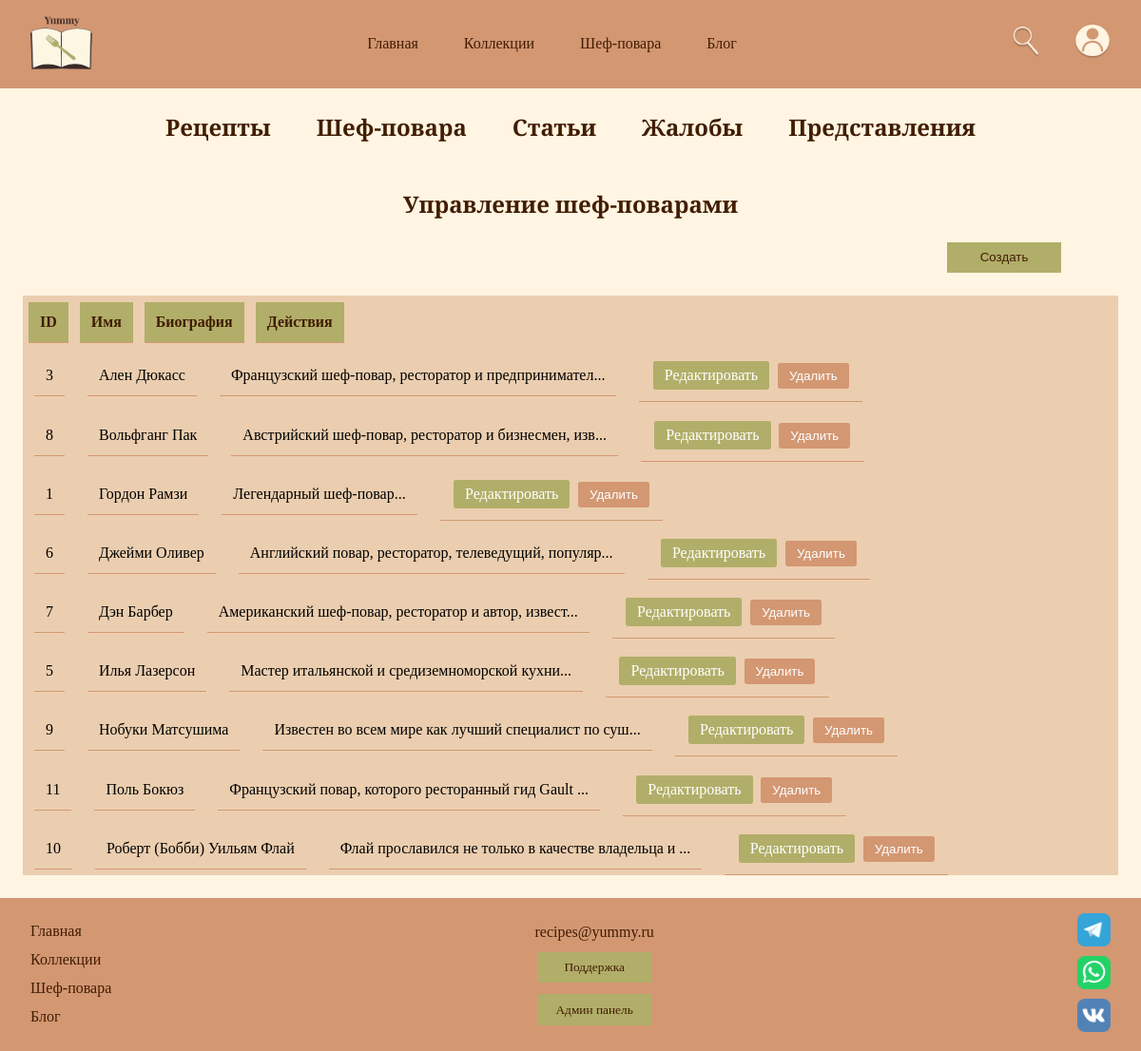
Screenshot of /admin_chefs.php (signed in) with the database file from the repository.
### tables this page shows
CREATE TABLE `chefs` (
  `id_chefs` int(10) UNSIGNED NOT NULL,
  `name` varchar(100) NOT NULL,
  `bio` text DEFAULT NULL,
  `photo_url` varchar(255) DEFAULT NULL
);

### admin_chefs.php (the view, shortened to what this page needs)
<?php
require_once 'config.php';
$chefs = $pdo->query("SELECT * FROM chefs ORDER BY name")->fetchAll();
?>
<!DOCTYPE html>
<html>
<head>
    <link rel="stylesheet" type="text/css" href="style.css">
</head>
<body>
<header>
    <a href="index.php"><img src="img/logo.png" width="65vw"></a>
    <div class="header_center">
        <ul class="header_ul">
            <li class="header_ul_li"><a href="index.php">Главная</a></li>
            <li class="header_ul_li"><a href="list_collection.php">Коллекции</a></li>
            <li class="header_ul_li"><a href="chefs.php">Шеф-повара</a></li>
            <li class="header_ul_li"><a href="blog.php">Блог</a></li>
        </ul>
    </div>
    <div class="header_right">
        <a href="find.php"><img src="img/find.png" width="30vw"></a>
        <a href="account.php"><img src="img/account.png" width="38vw"></a>
    </div>
</header>
<main>
    <div class="account">
        <ul class="account_ul">
            <li class="account_ul_li"><a href="admin_recipes.php"><h2>Рецепты</h2></a></li>
            <li class="account_ul_li"><a href="admin_chefs.php"><h2>Шеф-повара</h2></a></li>
            <li class="account_ul_li"><a href="admin_article.php"><h2>Статьи</h2></a></li>
            <li class="account_ul_li"><a href="admin_complaints.php"><h2>Жалобы</h2></a></li>
            <li class="account_ul_li"><a href="admin_views.php"><h2>Представления</h2></a></li>
        </ul>
    </div>
    <h2>Управление шеф-поварами</h2>
    <div class="admin_create">
        <button class="btn_support" type="button" onclick="document.getElementById('createForm').classList.toggle('active')">Создать</button>
    </div>
    <div class="admin_table">
        <table>
            <thead>
                <tr>
                    <th>ID</th>
                    <th>Имя</th>
                    <th>Биография</th>
                    <th>Действия</th>
                </tr>
            </thead>
            <tbody>
                <?php foreach ($chefs as $chef): ?>
                <tr>
                    <td><?= $chef['id_chefs'] ?></td>
                    <td><?= htmlspecialchars($chef['name']) ?></td>
                    <td><?= htmlspecialchars(mb_substr($chef['bio'], 0, 50)) ?>...</td>
                    <td>
                        <a href="admin_chefs.php?edit=<?= $chef['id_chefs'] ?>" class="btn_small btn_edit">Редактировать</a>
                        <form method="POST" style="display: inline;">
                            <button type="submit" class="btn_small btn_delete" onclick="return confirm('Удалить шеф-повара?')">Удалить</button>
                        </form>
                    </td>
                </tr>
                <?php endforeach; ?>
            </tbody>
        </table>
    </div>
</main>
<?php include 'footer.php'; ?>
</body>
</html>

### style.css (style rules this page uses)
html, body { height: 100%; }
body { background-color: #FFF5E2; display: flex; flex-direction: column; min-height: 100vh; }
main { background-color: #FFF5E2; flex: 1; }
* { margin: 0; padding: 0; }
a { text-decoration: none; color: #411D03; font-family: "Playfair Display"; }
h2 { color: #411D03; text-align: center; padding: 2vw 0; font-family: "Playfair Display"; }
:root { --bg_page: #FFF5E2; --text: #411D03; --bg_input: #D6B38D; --bg_card: #EBCEAF; --bg_header_footer: #D39772; --accent: #B1AE69; }
header { background-color: #D39772; padding: 1.336vw 2.671vw; display: flex; justify-content: space-between; align-items: center; }
header ul { list-style: none; }
header a { text-decoration: none; color: #411D03; }
.header_ul { display: flex; flex-direction: row; gap: 4vw; }
.header_right { display: flex; align-items: center; gap: 3vw; }
.btn_support { width: 10vw; height: 2.7vw; color: #411D03; background-color: #B1AE69; border: none; }
main { background-color: #FFF5E2; }
body { background-color: #FFF5E2; }
tr { display: flex; align-items: center; margin: 0.6vw 0 0; }
th { margin: 0 0.5vw; }
td { margin: 0 1vw; }
.account { display: flex; justify-content: center; align-items: center; }
.account ul { list-style: none; }
.account_ul { display: flex; flex-direction: row; gap: 4vw; }
.account a { text-decoration: none; color: #411D03; }
.admin_create { text-align: end; margin: 0 7vw 1vw 0; }
.admin_table { margin: 2vw; overflow-x: auto; }
.admin_table table { width: 100%; border-collapse: collapse; background-color: #EBCEAF; }
.admin_table th, .admin_table td { padding: 1vw; text-align: left; border-bottom: 1px solid #D39772; }
.admin_table th { background-color: #B1AE69; color: #411D03; }
.btn_small { padding: 0.5vw 1vw; margin: 0 0.2vw; border: none; border-radius: 0.2vw; cursor: pointer; text-decoration: none; display: inline-block; }
.btn_edit { background-color: #B1AE69; color: white; }
.btn_delete { background-color: #D39772; color: white; }

### rows the page displays
chefs: id_chefs "3", name "Ален Дюкасс", bio "Французский шеф-повар, ресторатор и предпринимател"
chefs: id_chefs "8", name "Вольфганг Пак", bio "Австрийский шеф-повар, ресторатор и бизнесмен, изв"
chefs: id_chefs "1", name "Гордон Рамзи", bio "Легендарный шеф-повар"
chefs: id_chefs "6", name "Джейми Оливер", bio "Английский повар, ресторатор, телеведущий, популяр"
chefs: id_chefs "7", name "Дэн Барбер", bio "Американский шеф-повар, ресторатор и автор, извест"
chefs: id_chefs "5", name "Илья Лазерсон", bio "Мастер итальянской и средиземноморской кухни"
chefs: id_chefs "9", name "Нобуки Матсушима", bio "Известен во всем мире как лучший специалист по суш"
chefs: id_chefs "11", name "Поль Бокюз", bio "Французский повар, которого ресторанный гид Gault"
chefs: id_chefs "10", name "Роберт (Бобби) Уильям Флай", bio "Флай прославился не только в качестве владельца и"
